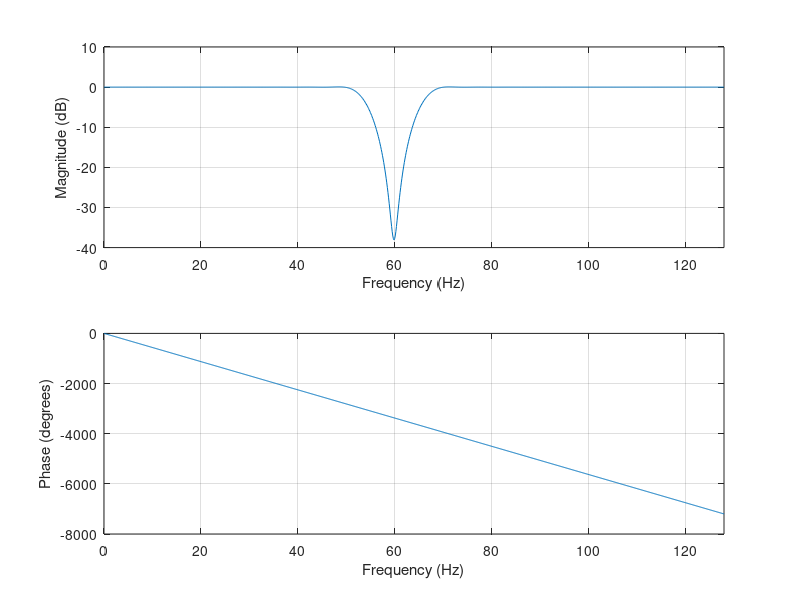

Write the MATLAB code that produced this figure. (Note: this script raises an error after producing the figure.)
%% Filtros frecuenciales básicos
%% Notch con FIR
clc;
fs = 256;fnyq = fs/2;
order = 80;
window = hanning(order+1);% Hanning el mejor entre blackman, hanning , hamming, hann
c = fir1(order,[55 65]/fnyq,'stop',window);
figure();freqz(c,1,1024,fs);
%% Variación de la línea de base con IIR (2 etapas) - Pasabandas
n = 16;
%% Butterworth
Wp = 30/fnyq ;Ws = 2;Rp = 2;Rs=3;
[n,Wn] = buttord(Wp,Ws,Rp,Rs);
[b1,a1] = butter(n,Wn,ftype);
%% Chebyshev Tipo I y Tipo II
[n,Wp] = cheb1ord(Wp,Ws,Rp,Rs); 
[b2,a2] = cheby1(n,Rp,Wp,ftype);
%%
[n,Wp] = cheb2ord(Wp,Ws,Rp,Rs);
[b3,a3] = cheby2(n,Rp,Wp,ftype);

%% Eliptico
[n,Wp] = ellipord(Wp,Ws,Rp,Rs);
%% Filtro de peine básico
function filtered = combFilter(fc,sig)
%frecuencia fundamental
wc = zeros();
for k=1:2:5
    wc(k) = k*(fc/fs1)*2*pi;
    wc(k+1) = -k*(fc/fs1)*2*pi;
end
z = exp(1i*wc);
c = poly(z);

filtered = filter(c,1,sig);

end
